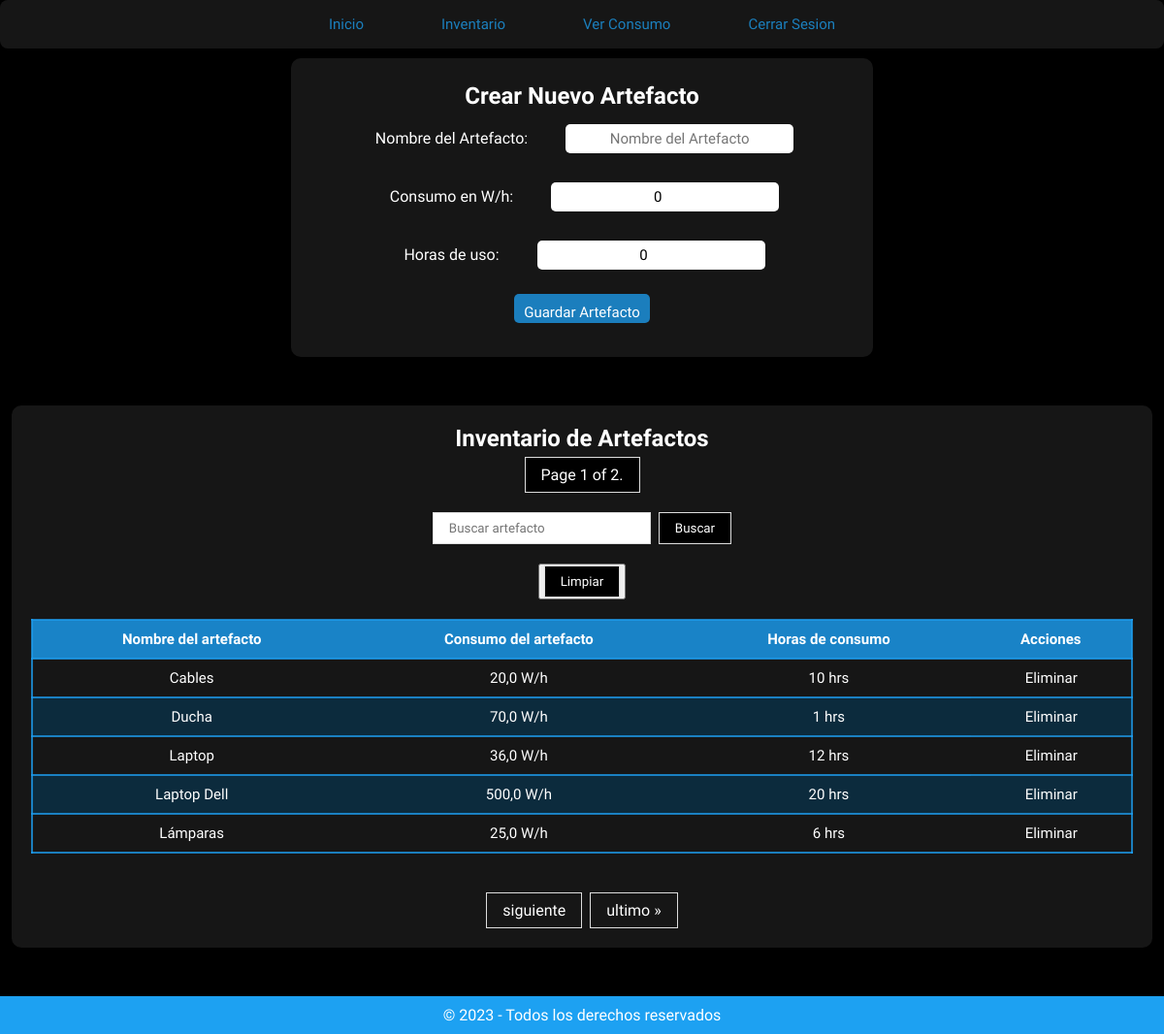
The app's page /paginaUsuario/inventario/artefactos/ (signed in) with its own data.
### energy/models.py (models this page shows, shortened)
class Artefacto(models.Model):
    user = models.ForeignKey(User, on_delete=models.CASCADE)
    nombre_artefacto = models.CharField(max_length=20)
    consumo_wh = models.FloatField(default=0)
    horas_de_uso = models.PositiveIntegerField(default=0)

### energy/views.py (the view, shortened to what this page needs)
# urls.py: path('paginaUsuario/inventario/artefactos/', artefacto, name="artefacto"),
def artefacto(request):
    if request.user.is_anonymous:
        return redirect('home')
    if request.user.is_authenticated:
        artefacto = Artefacto.objects.filter(user=request.user)
        if request.method == 'GET':
            form = ArtefactoForm()
            artefacto = artefacto.order_by('nombre_artefacto')
            paginacion_artefacto = Paginator(artefacto, 5)
            numero_pagina = request.GET.get('page')
            artefacto = paginacion_artefacto.get_page(numero_pagina)
            return render(request, 'energy/home/artefacto.html', {
                'form': form,
                'artefacto': artefacto,
                'filtrar_artefacto': FiltrarArtefactoForm
            })
        return render(request, 'energy/home/artefacto.html', {
            'eliminar': eliminar_artefacto,
            'ver_todo': Artefacto.objects.filter(user=request.user),
            })

### energy/forms.py
class ArtefactoForm(forms.ModelForm):
    class Meta:
        model = Artefacto
        fields = ('nombre_artefacto', 'consumo_wh', 'horas_de_uso')
        widgets = {
            'nombre_artefacto': forms.TextInput(
                attrs={
                    'placeholder': 'Nombre del Artefacto'
                }
            ),
            'consumo_wh': forms.NumberInput(
                attrs={
                    'placeholder': 'Consumo en W/h'
                }
            ),
            'horas_de_uso': forms.NumberInput(
                attrs={
                    'placeholder': 'Horas de uso'
                }
            )
        }
        labels = {
            'nombre_artefacto': 'Nombre del Artefacto',
            'consumo_wh': 'Consumo en W/h',
            'horas_de_uso': 'Horas de uso',
        }

### energy/templates/energy/home/artefacto.html (shortened to what this page needs)
{% load static %}
<!DOCTYPE html>
<html lang="en">
<head>
    <link rel="stylesheet" href="{% static 'energy/css/artefacto.css' %}">
</head>
<body>
     <nav class="menu">
                <a href="{% url 'paginaUsuario' %}">Inicio</a>
                <a href="{% url 'inventario' %}">Inventario</a>
                <a href="{% url 'proyecciones' %}">Ver Consumo</a>
                <a href="{% url 'cerrarSesion' %}">Cerrar Sesion</a>
     </nav>
<section class="formCrearArtefactos">
    <h2>Crear Nuevo Artefacto</h2>
    <form method="post" action="{% url 'artefacto' %}">
      {{ form.as_p }}
      <button type="submit">Guardar Artefacto</button>
    </form>
</section>
<section class="tablaDeLosArtefactos">
<h2>Inventario de Artefactos</h2>
 <span class="current">
            Page {{ artefacto.number }} of {{ artefacto.paginator.num_pages }}.
 </span>
<form method="post" class="filtrar_artefacto">
    {{ filtrar_artefacto.nombre_artefacto }}
    <button type="submit"> Buscar</button>
</form>
<button type="submit" class="ver_todo"><a href="{% url 'artefacto' %}">Limpiar</a></button>
<table>
  <tr>
    <th>Nombre del artefacto</th>
    <th>Consumo del artefacto</th>
    <th>Horas de consumo</th>
    <th>Acciones</th>
  </tr>
  {% for artefactoList in artefacto %}
    <tr>
        <td>{{ artefactoList.nombre_artefacto }}</td>
        <td>{{ artefactoList.consumo_wh }} W/h</td>
        <td>{{ artefactoList.horas_de_uso }} hrs</td>
        <td class="acciones">
        <form method="post" action="{% url 'eliminarArtefacto' artefactoList.id %}">
          <button type="submit">Eliminar</button>
        </form>
        </td>
    </tr>
  {% endfor %}
</table>
<div class="pagination">
    <span class="step-links">
        {% if artefacto.has_next %}
            <a href="?page={{ artefacto.next_page_number }}">siguiente</a>
            <a href="?page={{ artefacto.paginator.num_pages }}">ultimo &raquo;</a>
        {% endif %}
    </span>
</div>
</section>
<footer>
        <p>&copy; 2023 - Todos los derechos reservados</p>
    </footer>
</body>
</html>

### energy/static/energy/css/artefacto.css (style rules this page uses)
* { font-family: 'livvic', sans-serif; margin: 0; padding: 0; box-sizing: border-box; }
body { min-height: 100vh; background-color: #000000;color: white; }
nav { position: relative; width: 100%; height: 50px; background: #222222ab; border-radius:8px; display: flex; justify-content: center; align-items: center; z-index: 2; }
nav a { position: relative; display: inline-block; font-size: 15px; font-weight: 500; color: #1da0f2c2; text-decoration: none; padding: 13px 35px; margin: 5px; z-index: 2; transition: color .5s; }
nav a::after { content: ''; background: linear-gradient(10deg, #222222ab, #1da0f2c2); width: 100%; height: 100%; border-radius: 8px; position: absolute; top: 100%; left: 50%; transform: translate(-50%, -50%); z-index: -1; opacity: 0; transition: top .5s, opacity .5s; }
a { text-decoration: none; margin-bottom: 50px; color: white; text-align: center; }
table { font-family: 'Livvic', Courier, monospace; width: 100%; font-size: 15px; text-align: left; color: white; border-collapse: collapse; margin: 20px; }
th { font-weight: bolder; text-align: left; background-color: #1da0f2c2; }
tr { border: 2px solid #1da0f2c2; text-align: center; padding: 8px; }
tbody tr:nth-child(odd) { background-color: #0a324ac2; }
th { text-align: center; align-content: center; padding: 10px; }
td { text-align: center; padding: 10px; }
.formCrearArtefactos { display: flex; flex-direction: column; justify-content: center; align-items: center; padding: 25px; border-radius: 10px; background-color: #222222ab; width: 50%; margin: auto; margin-top: 10px; margin-bottom: 50px; text-align: center; }
.formCrearArtefactos input { margin: 15px; padding: 10px; border-radius: 5px; border: none; height: 30px; font-size: 15px; text-align: center; align-content: center; align-items: center; }
.formCrearArtefactos label { margin: 20px; }
.formCrearArtefactos button { color: white; padding: 10px; border: none; cursor: pointer; border-radius: 5px; height: 30px; font-size: 15px; background-color: #1da0f2c2; margin: 10px; }
.tablaDeLosArtefactos { display: flex; flex-direction: column; justify-content: center; align-items: center; margin: 10%; padding: 20px; border-radius: 10px; background-color: #222222ab; width: 98%; margin: auto; margin-top: 50px; margin-bottom: 50px; }
.acciones { contain: content; align-content: center; text-align: center; padding: 0px; cursor: pointer; }
.acciones form button { width: 100%; height: 100%; cursor: pointer; text-align: center; align-content: center; align-items: center; background: rgba(11,51,255,0); padding: 5px; color: #ffffff; font-size: 15px; border-style: none; }
footer { background-color: #1DA1F2; padding: 10px; text-align: center; }

### energy/templates/energy/home/artefacto.html (style rules this page uses)
.pagination { display: flex; justify-content: center; align-items: center; margin-top: 20px; }
.pagination a { color: #ffffff; float: left; padding: 8px 16px; text-decoration: none; transition: background-color .3s; border: 1px solid #ddd; }
.step-links { display: flex; align-items: center; justify-content: center; }
.step-links a { padding: 8px 16px; text-decoration: none; border: 1px solid #ddd; margin: 0 4px; }
.current { color: #ffffff; margin-top: 5px; padding: 8px 16px; text-decoration: none; border: 1px solid #ddd; background-color: #000; }
.filtrar_artefacto { display: flex; justify-content: center; align-items: center; margin-top: 20px; }
.filtrar_artefacto input { padding: 8px 16px; text-decoration: none; border: 1px solid #ddd; margin: 0 4px; }
.filtrar_artefacto button { padding: 8px 16px; text-decoration: none; border: 1px solid #ddd; margin: 0 4px; background-color: #000; color: #ffffff; cursor: pointer; }
.ver_todo { display: flex; justify-content: center; align-items: center; margin-top: 20px; }
.ver_todo a { padding: 8px 16px; text-decoration: none; border: 1px solid #ddd; margin: 0 4px; background-color: #000; color: #ffffff; cursor: pointer; }

### records on screen
Artefacto: nombre_artefacto "Cables", consumo_wh "20,0", horas_de_uso "10"
Artefacto: nombre_artefacto "Ducha", consumo_wh "70,0", horas_de_uso "1"
Artefacto: nombre_artefacto "Laptop", consumo_wh "36,0", horas_de_uso "12"
Artefacto: nombre_artefacto "Laptop Dell", consumo_wh "500,0", horas_de_uso "20"
Artefacto: nombre_artefacto "Lámparas", consumo_wh "25,0", horas_de_uso "6"

### other values on screen
{{ artefacto.number }} "1"
{{ artefacto.paginator.num_pages }} "2"
